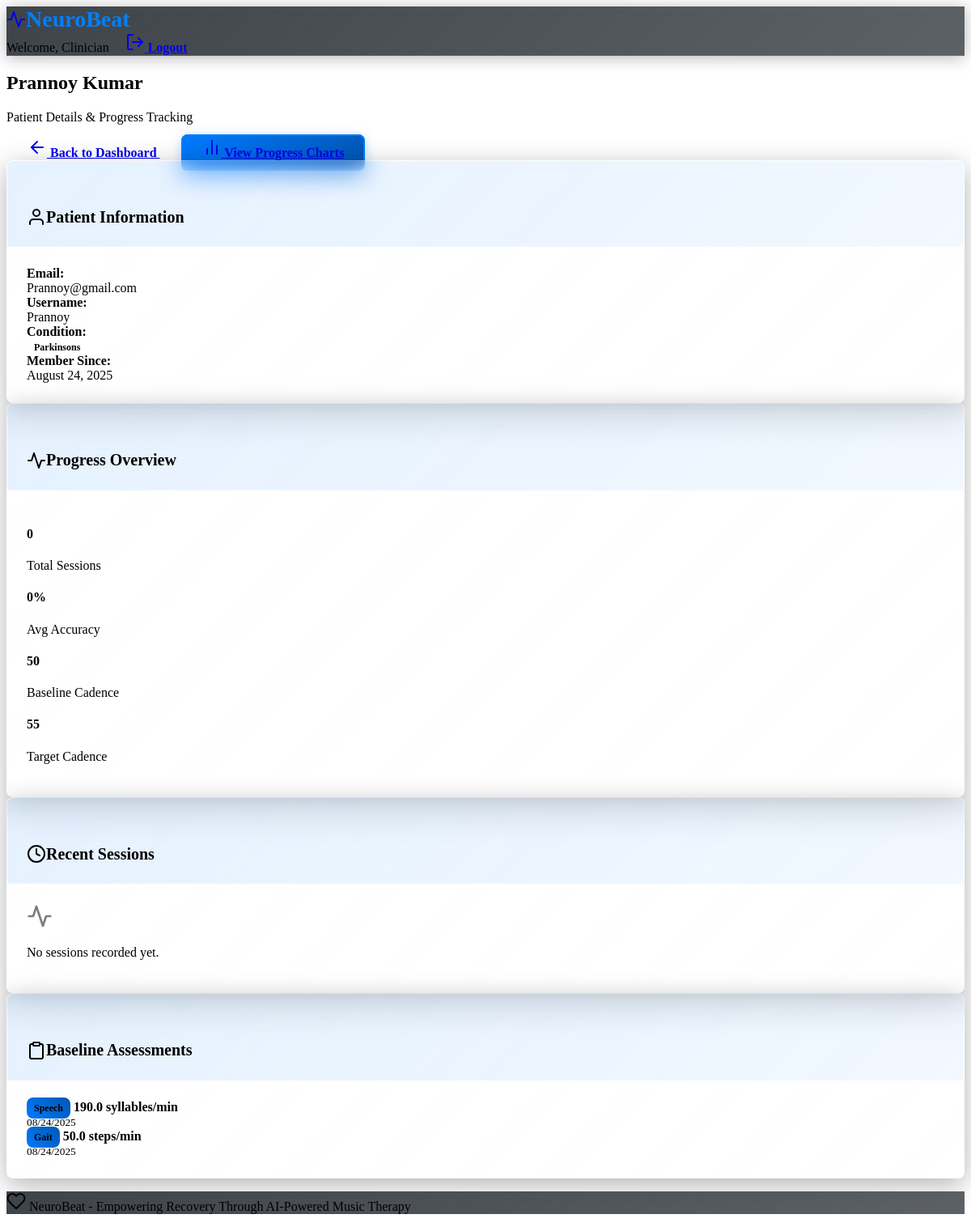
Screenshot of /patient/12/details (signed in) with the database file from the repository.
### models.py (models this page shows, shortened)
class User(db.Model):
    __tablename__ = 'users'
    id = db.Column(db.Integer, primary_key=True)
    username = db.Column(db.String(80), unique=True, nullable=False)
    email = db.Column(db.String(120), unique=True, nullable=False)
    password_hash = db.Column(db.String(256), nullable=False)
    user_type = db.Column(db.String(20), nullable=False)  # 'patient' or 'clinician'
    first_name = db.Column(db.String(50), nullable=False)
    last_name = db.Column(db.String(50), nullable=False)
    created_at = db.Column(db.DateTime, default=datetime.utcnow)
    patient_profile = db.relationship('PatientProfile', foreign_keys='PatientProfile.user_id', backref='user', uselist=False)
    clinician_profile = db.relationship('ClinicianProfile', backref='user', uselist=False)

class PatientProfile(db.Model):
    __tablename__ = 'patient_profiles'
    id = db.Column(db.Integer, primary_key=True)
    user_id = db.Column(db.Integer, db.ForeignKey('users.id'), nullable=False)
    condition = db.Column(db.String(50), nullable=False)  # 'parkinsons' or 'stroke'
    baseline_cadence = db.Column(db.Float)  # steps per minute
    baseline_tapping_speed = db.Column(db.Float)  # taps per minute
    baseline_speech_rate = db.Column(db.Float)  # syllables per minute
    target_cadence = db.Column(db.Float)
    target_speech_rate = db.Column(db.Float)
    assigned_clinician_id = db.Column(db.Integer, db.ForeignKey('users.id'))
    stroke_affected_side = db.Column(db.String(20))  # 'left', 'right', 'bilateral'
    stroke_severity = db.Column(db.String(20))  # 'mild', 'moderate', 'severe'
    aphasia_type = db.Column(db.String(30))  # 'broca', 'wernicke', 'global', 'none'
    dysarthria_severity = db.Column(db.String(20))  # 'mild', 'moderate', 'severe', 'none'
    motor_impairment_level = db.Column(db.String(20))  # 'mild', 'moderate', 'severe'
    cognitive_status = db.Column(db.String(20))  # 'normal', 'mild_impairment', 'moderate_impairment'
    emotional_status = db.Column(db.String(30))  # 'stable', 'mild_depression', 'anxiety', 'mixed'
    preferred_music_genre = db.Column(db.String(50))
    preferred_beat_sound = db.Column(db.String(20), default='metronome')  # metronome, drum, soft_bell, wooden_block, piano  # Patient's preferred music style
    created_at = db.Column(db.DateTime, default=datetime.utcnow)
    updated_at = db.Column(db.DateTime, default=datetime.utcnow, onupdate=datetime.utcnow)
    sessions = db.relationship('TherapySession', backref='patient', lazy=True)

class BaselineAssessment(db.Model):
    __tablename__ = 'baseline_assessments'
    id = db.Column(db.Integer, primary_key=True)
    patient_id = db.Column(db.Integer, db.ForeignKey('patient_profiles.id'), nullable=False)
    assessment_type = db.Column(db.String(50), nullable=False)  # 'gait', 'tapping', 'speech'
    measured_value = db.Column(db.Float, nullable=False)
    notes = db.Column(db.Text)
    assessed_by = db.Column(db.Integer, db.ForeignKey('users.id'))
    created_at = db.Column(db.DateTime, default=datetime.utcnow)
    patient = db.relationship('PatientProfile', backref='assessments')
    assessor = db.relationship('User', foreign_keys=[assessed_by])

### routes.py (the view)
@app.route('/patient/<int:patient_id>/details')
def patient_details(patient_id):
    if 'user_id' not in session or session.get('user_type') != 'clinician':
        flash('Please log in as a clinician to access this page.', 'error')
        return redirect(url_for('index'))
    user = User.query.get(session['user_id'])
    patient_profile = PatientProfile.query.get_or_404(patient_id)
    if patient_profile.assigned_clinician_id != user.id:
        flash('Unauthorized access to patient details.', 'error')
        return redirect(url_for('clinician_dashboard'))
    recent_sessions = TherapySession.query.filter_by(
        patient_id=patient_id
    ).order_by(TherapySession.start_time.desc()).limit(10).all()
    assessments = BaselineAssessment.query.filter_by(
        patient_id=patient_id
    ).order_by(BaselineAssessment.created_at.desc()).all()
    total_sessions = TherapySession.query.filter_by(
        patient_id=patient_id,
        completed=True
    ).count()
    avg_accuracy = db.session.query(db.func.avg(TherapySession.accuracy_score)).filter_by(
        patient_id=patient_id,
        completed=True
    ).scalar() or 0
    return render_template('patient_details.html',
                         patient_profile=patient_profile,
                         recent_sessions=recent_sessions,
                         assessments=assessments,
                         total_sessions=total_sessions,
                         avg_accuracy=round(avg_accuracy, 1),
                         user=user)

### templates/patient_details.html (shortened to what this page needs)
{% extends "base.html" %}
{% block content %}
<div class="row">
    <div class="col-12 mb-4">
        <div class="d-flex justify-content-between align-items-center">
            <div>
                <h2>{{ patient_profile.user.first_name }} {{ patient_profile.user.last_name }}</h2>
                <p class="text-muted">Patient Details & Progress Tracking</p>
            </div>
            <div>
                <a href="{{ url_for('clinician_dashboard') }}" class="btn btn-secondary me-2">
                    <i data-feather="arrow-left" class="me-2"></i>
                    Back to Dashboard
                </a>
                <a href="{{ url_for('progress_view', patient_id=patient_profile.id) }}" class="btn btn-primary">
                    <i data-feather="bar-chart-2" class="me-2"></i>
                    View Progress Charts
                </a>
            </div>
        </div>
    </div>
    <div class="col-md-4 mb-4">
        <div class="card">
            <div class="card-header">
                <h5 class="card-title mb-0">
                    <i data-feather="user" class="me-2"></i>
                    Patient Information
                </h5>
            </div>
            <div class="card-body">
                <div class="mb-3">
                    <strong>Email:</strong>
                    <br>{{ patient_profile.user.email }}
                </div>
                <div class="mb-3">
                    <strong>Username:</strong>
                    <br>{{ patient_profile.user.username }}
                </div>
                <div class="mb-3">
                    <strong>Condition:</strong>
                    <br><span class="badge bg-info">{{ patient_profile.condition.replace('_', ' ').title() }}</span>
                </div>
                <div class="mb-3">
                    <strong>Member Since:</strong>
                    <br>{{ patient_profile.user.created_at.strftime('%B %d, %Y') }}
                </div>
            </div>
        </div>
    </div>
    <div class="col-md-8 mb-4">
        <div class="card">
            <div class="card-header">
                <h5 class="card-title mb-0">
                    <i data-feather="activity" class="me-2"></i>
                    Progress Overview
                </h5>
            </div>
            <div class="card-body">
                <div class="row g-4">
                    <div class="col-md-3">
                        <div class="text-center">
                            <h4 class="text-primary">{{ total_sessions }}</h4>
                            <p class="text-muted mb-0">Total Sessions</p>
                        </div>
                    </div>
                    <div class="col-md-3">
                        <div class="text-center">
                            <h4 class="text-success">{{ avg_accuracy }}%</h4>
                            <p class="text-muted mb-0">Avg Accuracy</p>
                        </div>
                    </div>
                    <div class="col-md-3">
                        <div class="text-center">
                            <h4 class="text-info">{{ patient_profile.baseline_cadence|round|int if patient_profile.baseline_cadence else 'N/A' }}</h4>
                            <p class="text-muted mb-0">Baseline Cadence</p>
                        </div>
                    </div>
                    <div class="col-md-3">
                        <div class="text-center">
                            <h4 class="text-warning">{{ patient_profile.target_cadence|round|int if patient_profile.target_cadence else 'N/A' }}</h4>
                            <p class="text-muted mb-0">Target Cadence</p>
                        </div>
                    </div>
                </div>
            </div>
        </div>
    </div>
    <div class="col-md-8 mb-4">
        <div class="card">
            <div class="card-header">
                <h5 class="card-title mb-0">
                    <i data-feather="clock" class="me-2"></i>
                    Recent Sessions
                </h5>
            </div>
            <div class="card-body">
                {% if recent_sessions %}
                    <div class="table-responsive">
                        <table class="table table-sm">
                            <thead>
                                <tr>
                                    <th>Date</th>
                                    <th>Type</th>
                                    <th>Duration</th>
                                    <th>Accuracy</th>
                                    <th>Status</th>
                                </tr>
                            </thead>
                            <tbody>
                                {% for session in recent_sessions %}
                                <tr>
                                    <td>{{ session.start_time.strftime('%m/%d/%Y') }}</td>
                                    <td>{{ session.session_type.replace('_', ' ').title() }}</td>
                                    <td>
                                        {% if session.duration_seconds %}
                                            {{ (session.duration_seconds // 60) }}m {{ (session.duration_seconds % 60) }}s
                                        {% else %}
                                            -
                                        {% endif %}
                                    </td>
                                    <td>
                                        {% if session.accuracy_score %}
                                            <span class="badge {% if session.accuracy_score >= 80 %}bg-success{% elif session.accuracy_score >= 60 %}bg-warning{% else %}bg-danger{% endif %}">
                                                {{ session.accuracy_score|round|int }}%
                                            </span>
                                        {% else %}
                                            -
                                        {% endif %}
                                    </td>
                                    <td>
                                        {% if session.completed %}
                                            <span class="badge bg-success">Completed</span>
                                        {% else %}
                                            <span class="badge bg-warning">In Progress</span>
                                        {% endif %}
                                    </td>
                                </tr>
                                {% endfor %}
                            </tbody>
                        </table>
                    </div>
                {% else %}
                    <div class="text-center py-3">
                        <i data-feather="activity" class="mb-2" style="width: 32px; height: 32px; opacity: 0.5;"></i>
                        <p class="text-muted">No sessions recorded yet.</p>
                    </div>
                {% endif %}
            </div>
        </div>
    </div>
    <div class="col-md-4 mb-4">
        <div class="card">
            <div class="card-header">
                <h5 class="card-title mb-0">
                    <i data-feather="clipboard" class="me-2"></i>
                    Baseline Assessments
                </h5>
            </div>
            <div class="card-body">
                {% if assessments %}
                    {% for assessment in assessments %}
                    <div class="border-bottom py-2">
                        <div class="d-flex justify-content-between align-items-start">
                            <div>
                                <span class="badge bg-primary">{{ assessment.assessment_type.title() }}</span>
                                <strong class="ms-2">{{ assessment.measured_value|round(1) }}
                                    {% if assessment.assessment_type == 'gait' %}steps/min
                                    {% elif assessment.assessment_type == 'tapping' %}taps/min
                                    {% elif assessment.assessment_type == 'speech' %}syllables/min
                                    {% elif assessment.assessment_type == 'balance' %}/56 (Berg Scale)
                                    {% elif assessment.assessment_type == 'coordination' %}sec per rep
                                    {% elif assessment.assessment_type == 'cognitive' %}/30 (MoCA)
                                    {% endif %}
                                </strong>
                            </div>
                            <small class="text-muted">{{ assessment.created_at.strftime('%m/%d/%Y') }}</small>
                        </div>
                    </div>
                    {% endfor %}
                {% endif %}
            </div>
        </div>
    </div>
</div>
{% endblock %}

### templates/base.html (shortened to what this page needs)
<!DOCTYPE html>
<html lang="en" data-bs-theme="dark">
<head>
    <link href="https://cdn.replit.com/agent/bootstrap-agent-dark-theme.min.css" rel="stylesheet">
    <link href="{{ url_for('static', filename='css/custom.css') }}" rel="stylesheet">
</head>
<body>
    <nav class="navbar navbar-expand-lg navbar-dark bg-dark">
        <div class="container">
            <a class="navbar-brand" href="{{ url_for('index') }}">
                <i data-feather="activity" class="me-2"></i>
                NeuroBeat
            </a>
            {% if 'user_id' in session %}
                <div class="navbar-nav ms-auto">
                    <span class="navbar-text me-3">
                        Welcome, {{ session.get('user_type', '').title() }}
                    </span>
                    <a class="nav-link" href="{{ url_for('logout') }}">
                        <i data-feather="log-out" class="me-1"></i>
                        Logout
                    </a>
                </div>
            {% endif %}
        </div>
    </nav>
    <main class="container my-4">
        {% block content %}{% endblock %}
    </main>
    <footer class="bg-dark text-center py-3 mt-5">
        <div class="container">
            <p class="mb-0 text-muted">
                <i data-feather="heart" class="me-1"></i>
                NeuroBeat - Empowering Recovery Through AI-Powered Music Therapy
            </p>
        </div>
    </footer>
</body>
</html>

### rows the page displays
User: get "Clinician"
User: user.first_name "Prannoy", user.last_name "Kumar", user.email "Prannoy@gmail.com", user.username "Prannoy", user.created_at "August 24, 2025"
PatientProfile: condition.replace "Parkinsons", baseline_cadence "50", target_cadence "55"
BaselineAssessment: assessment_type "Speech", measured_value "190.0", shows "syllables/min", created_at "08/24/2025"
BaselineAssessment: assessment_type "Gait", measured_value "50.0", shows "steps/min", created_at "08/24/2025"

### other values shown
{{ total_sessions }} "0"
{{ avg_accuracy }} "0"
